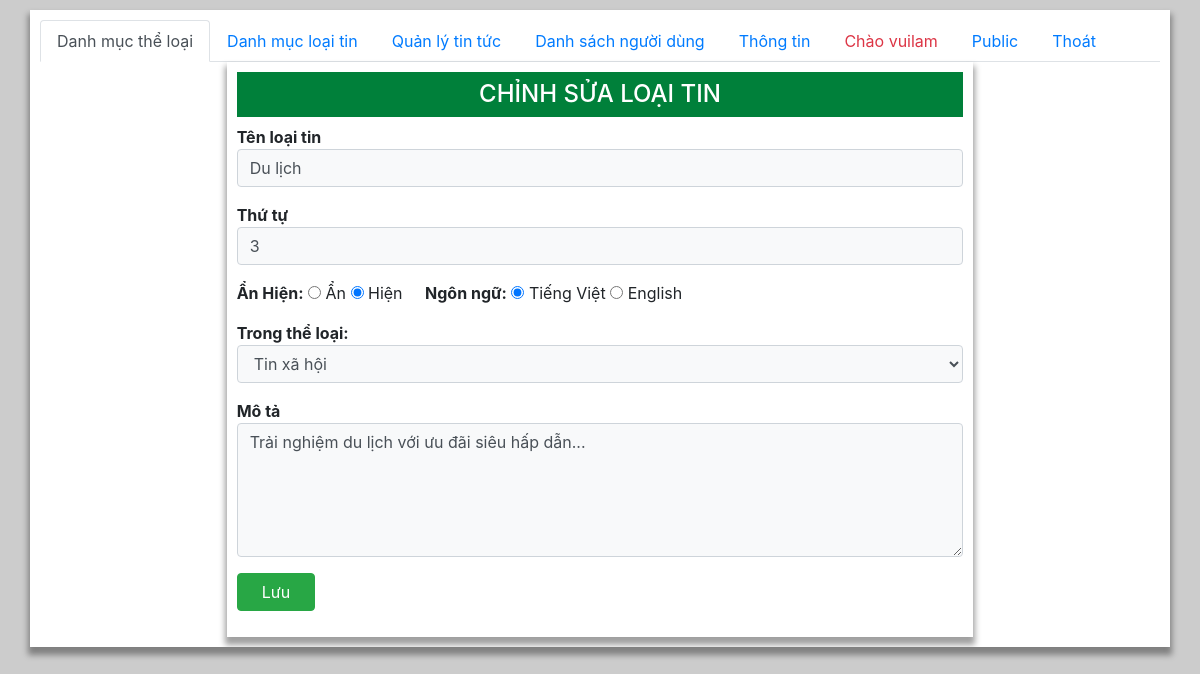
Screenshot of /admin/loaitin_them_sua.php?idLT=3 (signed in) with the database file from the repository.
### tables this page shows
CREATE TABLE `loaitin` (
  `idLT` int(11) NOT NULL,
  `lang` char(2) DEFAULT 'vi',
  `Ten` varchar(100) NOT NULL DEFAULT '',
  `slug` varchar(100) NOT NULL,
  `ThuTu` tinyint(11) DEFAULT 0,
  `AnHien` tinyint(1) DEFAULT 1,
  `MoTa` varchar(4000) NOT NULL,
  `idTL` int(11) NOT NULL DEFAULT 1
);

### functions.php (called while the page is built, shortened)
<?php
  function executeResult($sql)  {
    $conn= new mysqli(DB_HOST,DB_USERNAME,DB_PASSWORD,DB_NAME);
    mysqli_set_charset($conn, "utf8");
    $result=mysqli_query($conn,$sql);
    $data=[];
    if($result!=null){
        while ($row=mysqli_fetch_assoc($result)) {
            $data[]=$row;
        }
    }
    return $data;
  }
?>

### admin/loaitin_them_sua.php (the view, shortened to what this page needs)
<?php
require_once "../functions.php";
?>
<html>
<head>
   <link href='https://unpkg.com/boxicons@2.0.9/css/boxicons.min.css' rel='stylesheet'>
   <link rel="stylesheet" href="https://maxcdn.bootstrapcdn.com/bootstrap/4.4.1/css/bootstrap.min.css">
   <link rel="stylesheet" href="./main.css">
</head>
<body>
   <div class="container">
   <?php require_once "menu.php";?>
   <div class="tab-content">
      <div class="tab-pane active" id="">
      <?php
      $sql="SELECT * FROM theloai";
      $listTL=executeResult($sql);
      $h2="THÊM MỚI LOẠI TIN ";
      $idLT=$_GET['idLT']??"";
      if($idLT!=""){
         $h2="CHỈNH SỬA LOẠI TIN";
         $sql="SELECT * FROM loaitin WHERE idLT =$idLT";
         $result=executeResult($sql);
      }
      ?>
      <div class="container col-8 m-auto">
      <h2 class="py-2 text-center h4 "><?= $h2 ?></h2>
      <form action="" method="post">
         <div class="mb-3">
               <label for="">Tên loại tin</label>
               <input type="text" name="name" value="<?= $result[0]['Ten']??"" ?>" class="form-control bg-light" >
         </div>
         <div class="mb-3">
               <label for="">Thứ tự</label>
               <input type="number" name="thutu" value="<?= $result[0]['ThuTu']??"" ?>" class="form-control bg-light" >
         </div>
         <div class="mb-3">
            <label style="min-width:10px">Ẩn Hiện:</label>
            <?php if (isset( $result)==true) { ?>
               <input type="radio" name="anHien" value="0" <?= $result[0]['AnHien']==0?"checked":"" ?> > Ẩn
               <input type="radio" name="anHien" value="1" <?=$result[0]['AnHien']==1?"checked":"" ?>> Hiện
            <?php } else { ?>
               <input type="radio" name="anHien" value="0" checked> Ẩn
               <input type="radio" name="anHien" value="1"> Hiện
            <?php } ?>
            <label style="min-width:10px">Ngôn ngữ:</label>
            <?php if (isset( $result)==true) { ?>
               <input type="radio" name="lang" value="vi" <?= $result[0]['lang']=='vi'?"checked":"" ?> > Tiếng Việt
               <input type="radio" name="lang" value="en" <?=$result[0]['lang']=='en'?"checked":"" ?>> English
            <?php } else { ?>
               <input type="radio" name="lang" value="vi" checked> Tiếng Việt
               <input type="radio" name="lang" value="en"> English
            <?php } ?>
         </div>
         <div class="mb-3">
            <label style="min-width:10px">Trong thể loại:</label>
            <select name="TL" id="" class="form-control bg-light" >
               <?php
                  foreach ($listTL as $item) {
                     if ($item['idTL'] == $result[0]['idTL'])
                     echo "<option value='$item[idTL]' selected >$item[TenTL]</option>";
                     else
                     echo "<option value='$item[idTL]'>$item[TenTL]</option>";
                  }
               ?>
            </select>
         </div>
         <div class="mb-3">
               <label for="">Mô tả</label>
               <textarea  name="MoTa" class="form-control bg-light" rows="5"><?= $result[0]['MoTa']??"" ?></textarea>
         </div>
         <button class="btn btn-success px-4" name="submit">Lưu</button>
      </form>
      </div>
      </div>
   </div>
   </div>
</body>
</html>

### admin/main.css (style rules this page uses)
body { width: 100%; min-height:100vh; background: #ccc; }
.container { margin: auto; margin-top: 10px; width: 1200px; padding: 10px; overflow: hidden; background: #fff; box-shadow: 0 6px 6px 2px rgba(0, 0, 0, 0.372) ; }
.container h2 { background: rgb(0, 128, 58); color: #fff; }
label { min-width: 120px; font-weight: 700; margin: 0; }
button { border: 1px double #333; border-radius: 3px; outline: none; }

### rows the page displays
loaitin: name "Du lịch", thutu "3", AnHien "☑", lang "☑", MoTa "Trải nghiệm du lịch với ưu đãi siêu hấp dẫn..."

### other values shown
$_SESSION['un'] "vuilam"
$h2 "CHỈNH SỬA LOẠI TIN"
form field TL "Tin xã hội"
